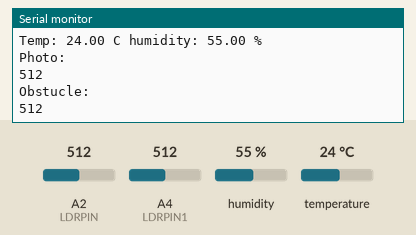
Bench run of a sketch on a simulated Arduino Uno, built with avr-gcc and run on an emulated ATmega328P. Parts: the last lines printed to the serial monitor. The test bench sets the inputs (shaded band); at power-on: humidity 55 %, A2 (LDRPIN) = 512, A4 (LDRPIN1) = 512, temperature 24 °C.

Above: at 3.2 s.
3.3 s: humidity set to 22 %
4.8 s: A2 (LDRPIN) set to 716
At 5.9 s:
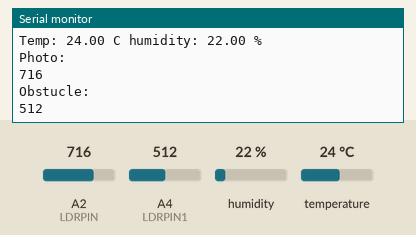
6.3 s: A4 (LDRPIN1) set to 306
At 7.6 s:
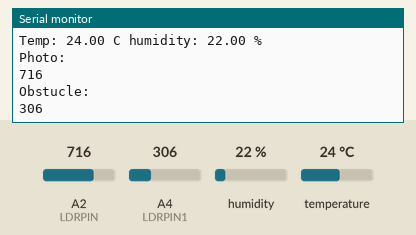
7.8 s: temperature set to 12 °C
9.3 s: A2 (LDRPIN) set to 992
At 10.6 s:
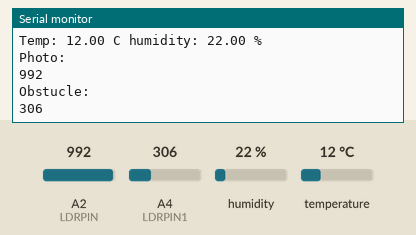
10.8 s: A4 (LDRPIN1) set to 30
At 11.7 s:
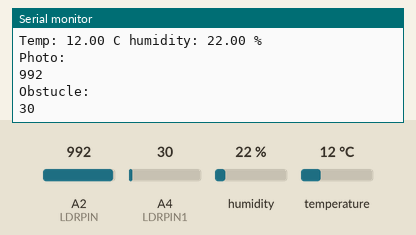
Timing chart, 0 to 13.3 s (numbered marks = the images above; inputs shaded):
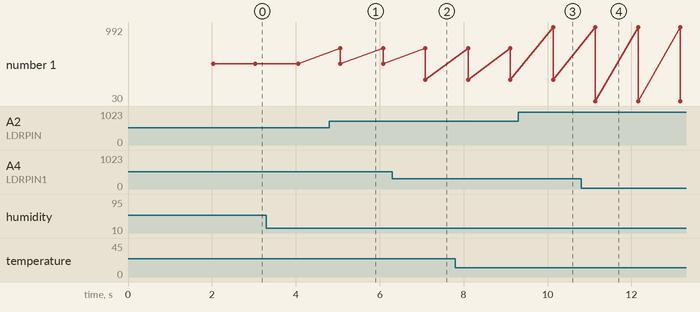

Measured:
- after the input at 4.8 s, the serial monitor: prints a new line after 0.26 s (image 1)
- after the input at 6.3 s, the serial monitor: prints a new line after 0.78 s (image 2)
- after the input at 9.3 s, the serial monitor: prints a new line after 0.84 s (image 3)
- after the input at 10.8 s, the serial monitor: prints a new line after 0.34 s (image 4)
- plotted number 1: 512 → 306 after the input at 6.3 s, 306 → 30 after the input at 10.8 s

The sketch:

sketch_mar29b.ino
```cpp
#include <DHT.h>
#define LDRPIN 2
#define LDRPIN1 4

DHT dht(26, DHT11);

void setup() {
  // put your setup code here, to run once:
Serial.begin(115200);
dht.begin();
 delay(2000);
}

void loop() {
  // put your main code here, to run repeatedly:
  float temp = dht.readTemperature();
float humidity = dht.readHumidity();
Serial.print("Temp: ");
Serial.print(temp);
Serial.print(" C ");
Serial.print("humidity: ");
Serial.print(humidity);
Serial.println(" % ");
 int val = analogRead(LDRPIN);
  Serial.println("Photo: ");
  Serial.println(val);
   int val1 = analogRead(LDRPIN1);
  Serial.println("Obstucle: ");
  Serial.println(val1);
delay(500);
delay(500);

}
```
